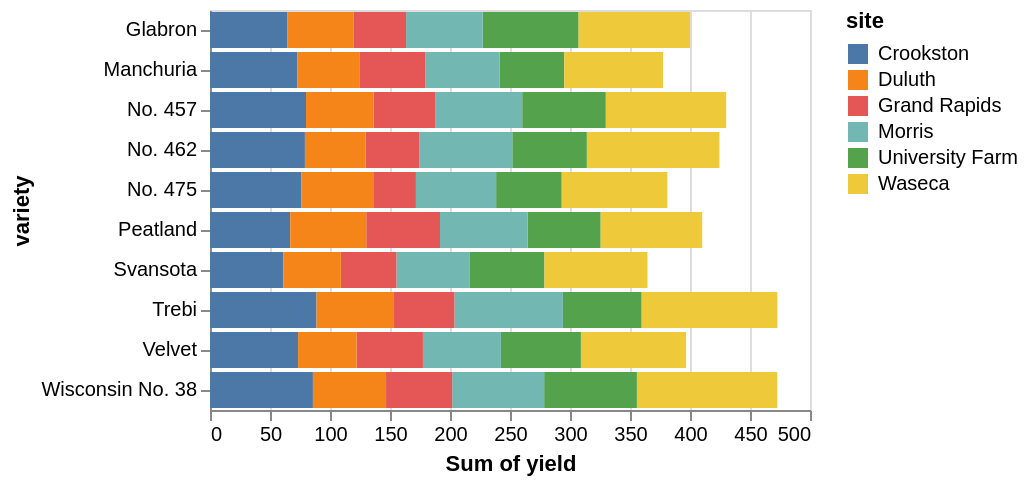

Vega-Lite specification stored for this chart:
### Vega-Lite specification from a JSON file in a GitHub repository (floating-point values rounded to 4 significant figures)
{"$schema": "https://vega.github.io/schema/vega-lite/v4.json", "data": {"values": [{"yield": 27, "variety": "Manchuria", "year": 1931, "site": "University Farm"}, {"yield": 48.87, "variety": "Manchuria", "year": 1931, "site": "Waseca"}, {"yield": 27.43, "variety": "Manchuria", "year": 1931, "site": "Morris"}, {"yield": 39.93, "variety": "Manchuria", "year": 1931, "site": "Crookston"}, {"yield": 32.97, "variety": "Manchuria", "year": 1931, "site": "Grand Rapids"}, {"yield": 28.97, "variety": "Manchuria", "year": 1931, "site": "Duluth"}, {"yield": 43.07, "variety": "Glabron", "year": 1931, "site": "University Farm"}, {"yield": 55.2, "variety": "Glabron", "year": 1931, "site": "Waseca"}, {"yield": 28.77, "variety": "Glabron", "year": 1931, "site": "Morris"}, {"yield": 38.13, "variety": "Glabron", "year": 1931, "site": "Crookston"}, {"yield": 29.13, "variety": "Glabron", "year": 1931, "site": "Grand Rapids"}, {"yield": 29.67, "variety": "Glabron", "year": 1931, "site": "Duluth"}, {"yield": 35.13, "variety": "Svansota", "year": 1931, "site": "University Farm"}, {"yield": 47.33, "variety": "Svansota", "year": 1931, "site": "Waseca"}, {"yield": 25.77, "variety": "Svansota", "year": 1931, "site": "Morris"}, {"yield": 40.47, "variety": "Svansota", "year": 1931, "site": "Crookston"}, {"yield": 29.67, "variety": "Svansota", "year": 1931, "site": "Grand Rapids"}, {"yield": 25.7, "variety": "Svansota", "year": 1931, "site": "Duluth"}, {"yield": 39.9, "variety": "Velvet", "year": 1931, "site": "University Farm"}, {"yield": 50.23, "variety": "Velvet", "year": 1931, "site": "Waseca"}, {"yield": 26.13, "variety": "Velvet", "year": 1931, "site": "Morris"}, {"yield": 41.33, "variety": "Velvet", "year": 1931, "site": "Crookston"}, {"yield": 23.03, "variety": "Velvet", "year": 1931, "site": "Grand Rapids"}, {"yield": 26.3, "variety": "Velvet", "year": 1931, "site": "Duluth"}, {"yield": 36.57, "variety": "Trebi", "year": 1931, "site": "University Farm"}, {"yield": 63.83, "variety": "Trebi", "year": 1931, "site": "Waseca"}, {"yield": 43.77, "variety": "Trebi", "year": 1931, "site": "Morris"}, {"yield": 46.93, "variety": "Trebi", "year": 1931, "site": "Crookston"}, {"yield": 29.77, "variety": "Trebi", "year": 1931, "site": "Grand Rapids"}, {"yield": 33.93, "variety": "Trebi", "year": 1931, "site": "Duluth"}, {"yield": 43.27, "variety": "No. 457", "year": 1931, "site": "University Farm"}, {"yield": 58.1, "variety": "No. 457", "year": 1931, "site": "Waseca"}, {"yield": 28.7, "variety": "No. 457", "year": 1931, "site": "Morris"}, {"yield": 45.67, "variety": "No. 457", "year": 1931, "site": "Crookston"}, {"yield": 32.17, "variety": "No. 457", "year": 1931, "site": "Grand Rapids"}, {"yield": 33.6, "variety": "No. 457", "year": 1931, "site": "Duluth"}, {"yield": 36.6, "variety": "No. 462", "year": 1931, "site": "University Farm"}, {"yield": 65.77, "variety": "No. 462", "year": 1931, "site": "Waseca"}, {"yield": 30.37, "variety": "No. 462", "year": 1931, "site": "Morris"}, {"yield": 48.57, "variety": "No. 462", "year": 1931, "site": "Crookston"}, {"yield": 24.93, "variety": "No. 462", "year": 1931, "site": "Grand Rapids"}, {"yield": 28.1, "variety": "No. 462", "year": 1931, "site": "Duluth"}, {"yield": 32.77, "variety": "Peatland", "year": 1931, "site": "University Farm"}, {"yield": 48.57, "variety": "Peatland", "year": 1931, "site": "Waseca"}, {"yield": 29.87, "variety": "Peatland", "year": 1931, "site": "Morris"}, {"yield": 41.6, "variety": "Peatland", "year": 1931, "site": "Crookston"}, {"yield": 34.7, "variety": "Peatland", "year": 1931, "site": "Grand Rapids"}, {"yield": 32, "variety": "Peatland", "year": 1931, "site": "Duluth"}, {"yield": 24.67, "variety": "No. 475", "year": 1931, "site": "University Farm"}, {"yield": 46.77, "variety": "No. 475", "year": 1931, "site": "Waseca"}, {"yield": 22.6, "variety": "No. 475", "year": 1931, "site": "Morris"}, {"yield": 44.1, "variety": "No. 475", "year": 1931, "site": "Crookston"}, {"yield": 19.7, "variety": "No. 475", "year": 1931, "site": "Grand Rapids"}, {"yield": 33.07, "variety": "No. 475", "year": 1931, "site": "Duluth"}, {"yield": 39.3, "variety": "Wisconsin No. 38", "year": 1931, "site": "University Farm"}, {"yield": 58.8, "variety": "Wisconsin No. 38", "year": 1931, "site": "Waseca"}, {"yield": 29.47, "variety": "Wisconsin No. 38", "year": 1931, "site": "Morris"}, {"yield": 49.87, "variety": "Wisconsin No. 38", "year": 1931, "site": "Crookston"}, {"yield": 34.47, "variety": "Wisconsin No. 38", "year": 1931, "site": "Grand Rapids"}, {"yield": 31.6, "variety": "Wisconsin No. 38", "year": 1931, "site": "Duluth"}, {"yield": 26.9, "variety": "Manchuria", "year": 1932, "site": "University Farm"}, {"yield": 33.47, "variety": "Manchuria", "year": 1932, "site": "Waseca"}, {"yield": 34.37, "variety": "Manchuria", "year": 1932, "site": "Morris"}, {"yield": 32.97, "variety": "Manchuria", "year": 1932, "site": "Crookston"}, {"yield": 22.13, "variety": "Manchuria", "year": 1932, "site": "Grand Rapids"}, {"yield": 22.57, "variety": "Manchuria", "year": 1932, "site": "Duluth"}, {"yield": 36.8, "variety": "Glabron", "year": 1932, "site": "University Farm"}, {"yield": 37.73, "variety": "Glabron", "year": 1932, "site": "Waseca"}, {"yield": 35.13, "variety": "Glabron", "year": 1932, "site": "Morris"}, {"yield": 26.17, "variety": "Glabron", "year": 1932, "site": "Crookston"}, {"yield": 14.43, "variety": "Glabron", "year": 1932, "site": "Grand Rapids"}, {"yield": 25.87, "variety": "Glabron", "year": 1932, "site": "Duluth"}, {"yield": 27.43, "variety": "Svansota", "year": 1932, "site": "University Farm"}, {"yield": 38.5, "variety": "Svansota", "year": 1932, "site": "Waseca"}, {"yield": 35.03, "variety": "Svansota", "year": 1932, "site": "Morris"}, {"yield": 20.63, "variety": "Svansota", "year": 1932, "site": "Crookston"}, {"yield": 16.63, "variety": "Svansota", "year": 1932, "site": "Grand Rapids"}, {"yield": 22.23, "variety": "Svansota", "year": 1932, "site": "Duluth"}, {"yield": 26.8, "variety": "Velvet", "year": 1932, "site": "University Farm"}, {"yield": 37.4, "variety": "Velvet", "year": 1932, "site": "Waseca"}, {"yield": 38.83, "variety": "Velvet", "year": 1932, "site": "Morris"}, {"yield": 32.07, "variety": "Velvet", "year": 1932, "site": "Crookston"}, {"yield": 32.23, "variety": "Velvet", "year": 1932, "site": "Grand Rapids"}, {"yield": 22.47, "variety": "Velvet", "year": 1932, "site": "Duluth"}, {"yield": 29.07, "variety": "Trebi", "year": 1932, "site": "University Farm"}, {"yield": 49.23, "variety": "Trebi", "year": 1932, "site": "Waseca"}, {"yield": 46.63, "variety": "Trebi", "year": 1932, "site": "Morris"}, {"yield": 41.83, "variety": "Trebi", "year": 1932, "site": "Crookston"}, {"yield": 20.63, "variety": "Trebi", "year": 1932, "site": "Grand Rapids"}, {"yield": 30.6, "variety": "Trebi", "year": 1932, "site": "Duluth"}, {"yield": 26.43, "variety": "No. 457", "year": 1932, "site": "University Farm"}, {"yield": 42.2, "variety": "No. 457", "year": 1932, "site": "Waseca"}, {"yield": 43.53, "variety": "No. 457", "year": 1932, "site": "Morris"}, {"yield": 34.33, "variety": "No. 457", "year": 1932, "site": "Crookston"}, {"yield": 19.47, "variety": "No. 457", "year": 1932, "site": "Grand Rapids"}, {"yield": 22.7, "variety": "No. 457", "year": 1932, "site": "Duluth"}, {"yield": 25.57, "variety": "No. 462", "year": 1932, "site": "University Farm"}, {"yield": 44.7, "variety": "No. 462", "year": 1932, "site": "Waseca"}, {"yield": 47, "variety": "No. 462", "year": 1932, "site": "Morris"}, {"yield": 30.53, "variety": "No. 462", "year": 1932, "site": "Crookston"}, {"yield": 19.9, "variety": "No. 462", "year": 1932, "site": "Grand Rapids"}, {"yield": 22.5, "variety": "No. 462", "year": 1932, "site": "Duluth"}, {"yield": 28.07, "variety": "Peatland", "year": 1932, "site": "University Farm"}, {"yield": 36.03, "variety": "Peatland", "year": 1932, "site": "Waseca"}, {"yield": 43.2, "variety": "Peatland", "year": 1932, "site": "Morris"}, {"yield": 25.23, "variety": "Peatland", "year": 1932, "site": "Crookston"}, {"yield": 26.77, "variety": "Peatland", "year": 1932, "site": "Grand Rapids"}, {"yield": 31.37, "variety": "Peatland", "year": 1932, "site": "Duluth"}, {"yield": 30, "variety": "No. 475", "year": 1932, "site": "University Farm"}, {"yield": 41.27, "variety": "No. 475", "year": 1932, "site": "Waseca"}, {"yield": 44.23, "variety": "No. 475", "year": 1932, "site": "Morris"}, {"yield": 32.13, "variety": "No. 475", "year": 1932, "site": "Crookston"}, {"yield": 15.23, "variety": "No. 475", "year": 1932, "site": "Grand Rapids"}, {"yield": 27.37, "variety": "No. 475", "year": 1932, "site": "Duluth"}, {"yield": 38, "variety": "Wisconsin No. 38", "year": 1932, "site": "University Farm"}, {"yield": 58.17, "variety": "Wisconsin No. 38", "year": 1932, "site": "Waseca"}, {"yield": 47.17, "variety": "Wisconsin No. 38", "year": 1932, "site": "Morris"}, {"yield": 35.9, "variety": "Wisconsin No. 38", "year": 1932, "site": "Crookston"}, {"yield": 20.67, "variety": "Wisconsin No. 38", "year": 1932, "site": "Grand Rapids"}, {"yield": 29.33, "variety": "Wisconsin No. 38", "year": 1932, "site": "Duluth"}]}, "mark": "bar", "encoding": {"x": {"aggregate": "sum", "field": "yield"}, "y": {"field": "variety"}, "color": {"field": "site"}}}
